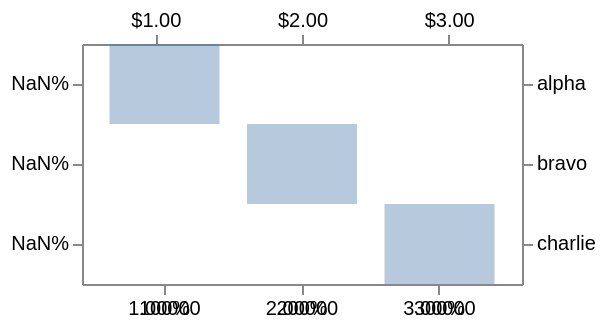

Write the Vega-Lite specification saved for this chart.
### Vega specification from a JSON file in a GitHub repository (floating-point values rounded to 4 significant figures)
{"$schema": "https://vega.github.io/schema/vega/v6.json", "description": "A discrete scale with a format specifier uses it, and plainly. `tickFormat` in vega-scale picks the formatter by asking whether the scale has a `tickFormat` of its own — only a continuous one does — so a band or point scale falls past the span-resolved branch to `else if (specifier) format = locale.format(specifier)`. Only an axis that states no specifier keeps its domain's own values, by the `defaultFormatter` above both arms. The first axis is a band of the numbers 1, 2 and 3 asked for `.0%`, which reads 100%, 200%, 300%; the second is a point scale of the same numbers asked for `$,.2f`; the third is a band of **words** asked for `.0%`, and every tick on it reads NaN% — d3's formatter coerces what it is given, and that is upstream's answer. Printing the words back instead looks like the axis was never asked. The fourth states no format at all and keeps its categories, which is the case that must not move. The fifth asks for `s` and reads 1.00000, 2.00000, 3.00000: a specifier naming no precision takes d3's default six significant digits here, because `locale.format` is handed the specifier as written. A **continuous** axis would not — `formatSpan` resolves the missing precision against the span being labelled, which is the other arm entirely — and that is the difference this row exists to hold, the two arms agreeing on every specifier that names its own precision.", "width": 220, "height": 120, "padding": 5, "data": [{"name": "table", "values": [{"n": 1, "c": "alpha", "v": 42}, {"n": 2, "c": "bravo", "v": 88}, {"n": 3, "c": "charlie", "v": 17}]}], "scales": [{"name": "banded", "type": "band", "domain": {"data": "table", "field": "n"}, "range": "width", "padding": 0.2}, {"name": "pointed", "type": "point", "domain": {"data": "table", "field": "n"}, "range": "width", "padding": 0.5}, {"name": "worded", "type": "band", "domain": {"data": "table", "field": "c"}, "range": "height"}, {"name": "plain", "type": "band", "domain": {"data": "table", "field": "c"}, "range": "height"}], "axes": [{"orient": "bottom", "scale": "banded", "format": ".0%"}, {"orient": "top", "scale": "pointed", "format": "$,.2f"}, {"orient": "left", "scale": "worded", "format": ".0%"}, {"orient": "right", "scale": "plain"}, {"orient": "bottom", "scale": "banded", "format": "s"}], "marks": [{"type": "rect", "from": {"data": "table"}, "encode": {"enter": {"x": {"scale": "banded", "field": "n"}, "width": {"scale": "banded", "band": 1}, "y": {"scale": "worded", "field": "c"}, "height": {"scale": "worded", "band": 1}, "fill": {"value": "#4c78a8"}, "fillOpacity": {"value": 0.4}}}}]}
